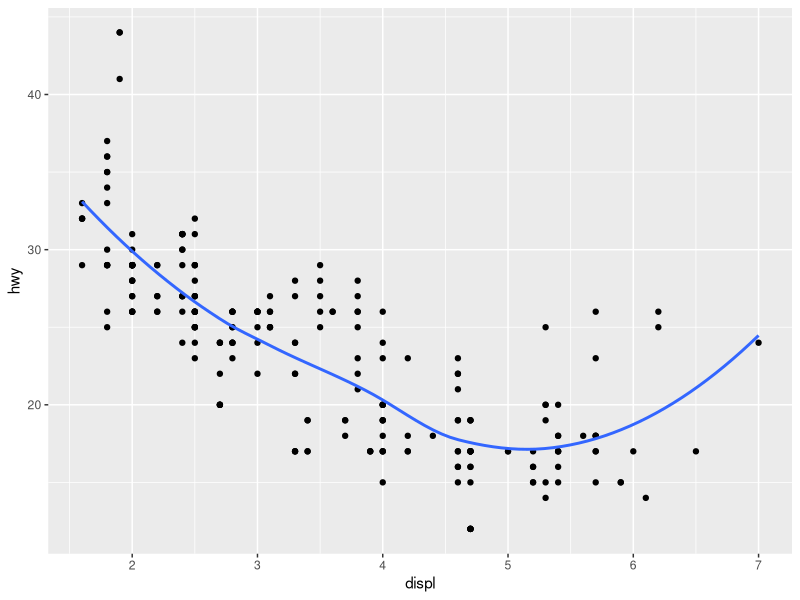
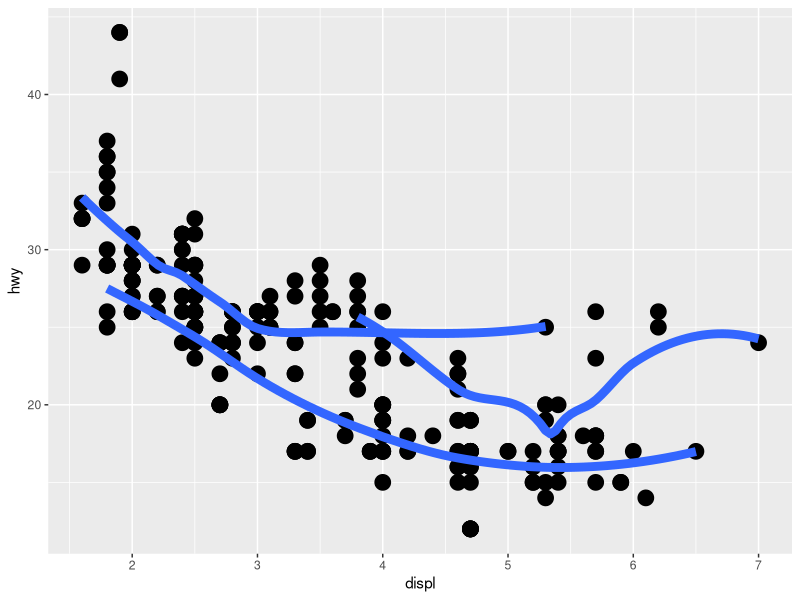
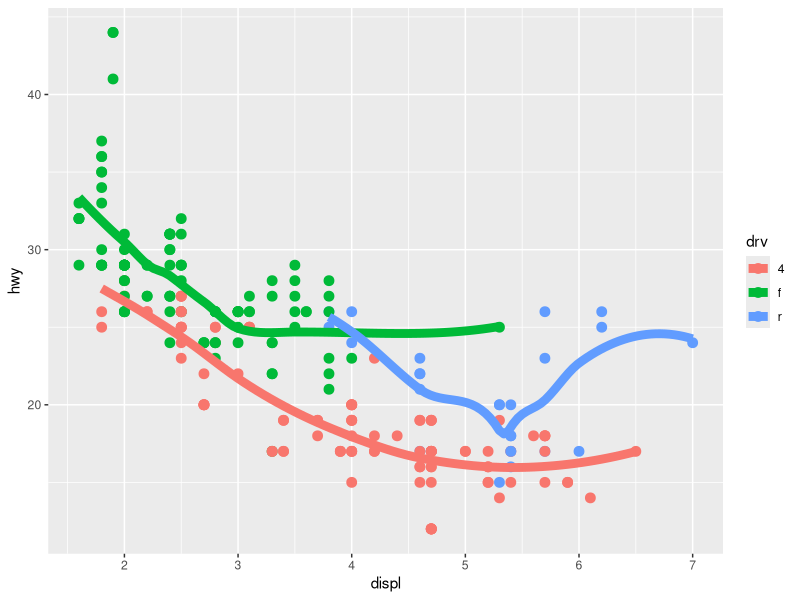
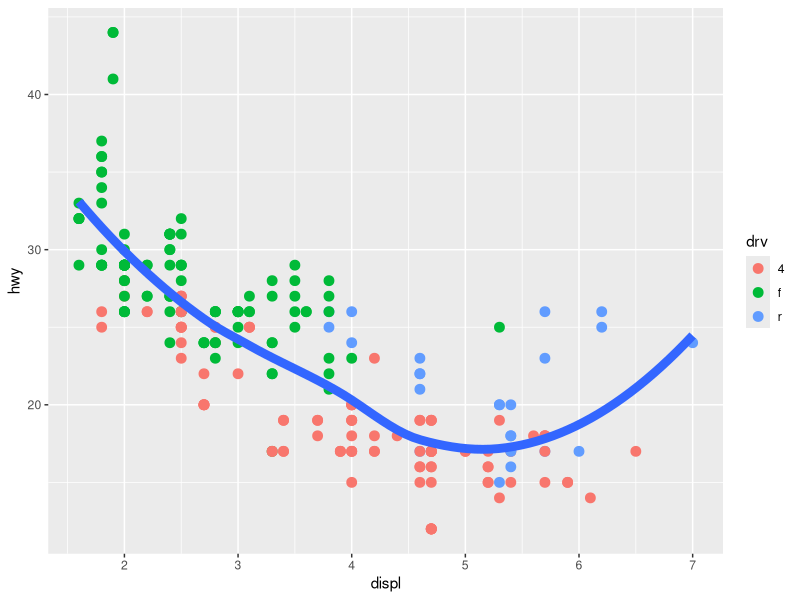
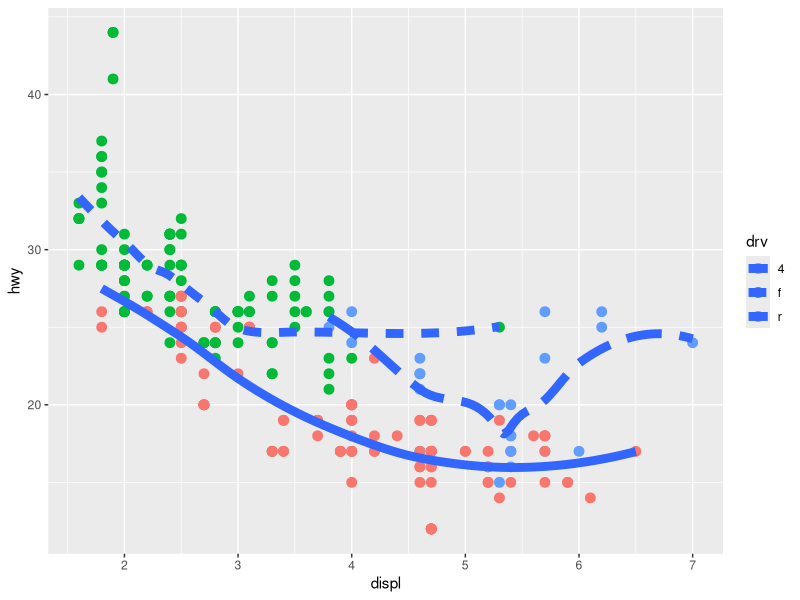
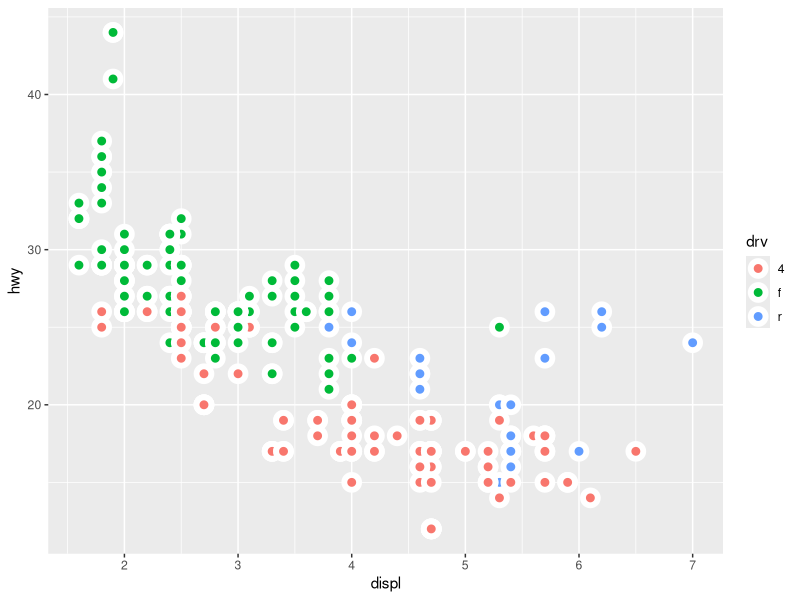

Reproduce these figures in R, in order.
## ---- chunk 1
knitr::opts_chunk$set(echo = TRUE)
## ---- chunk 2
library(ggplot2)
library(dplyr)
## ---- chunk 3
head(mpg)
## ---- chunk 4
ggplot(data=mpg,mapping=aes(x=displ, y=hwy)) +
  geom_point() +
  geom_smooth(se=FALSE)

## ---- chunk 5
ggplot(data=mpg) +
  geom_point(mapping=aes(x=displ, y=hwy), size=5) +
  geom_smooth(mapping=aes(x=displ, y=hwy, group=drv), se=FALSE, size=3)

## ---- chunk 6
ggplot(data=mpg, mapping=aes(x=displ, y=hwy, color=drv)) +
  geom_point(size=3)+
  geom_smooth(se=FALSE, size=3)

## ---- chunk 7
ggplot(data=mpg)+
  geom_point(mapping=aes(x=displ, y=hwy, color=drv), size=3)+
  geom_smooth(mapping=aes(x=displ, y=hwy), se=FALSE, size=3)

## ---- chunk 8
ggplot(data=mpg)+
  geom_point(mapping=aes(x=displ, y=hwy, color=drv), size=3)+
  geom_smooth(mapping=aes(x=displ, y=hwy, linetype=drv), se=FALSE, size=3)

## ---- chunk 9
ggplot(data=mpg)+
  geom_point(mapping=aes(x=displ, y=hwy, fill=drv), color='white',size=3, shape=21, stroke=3)

